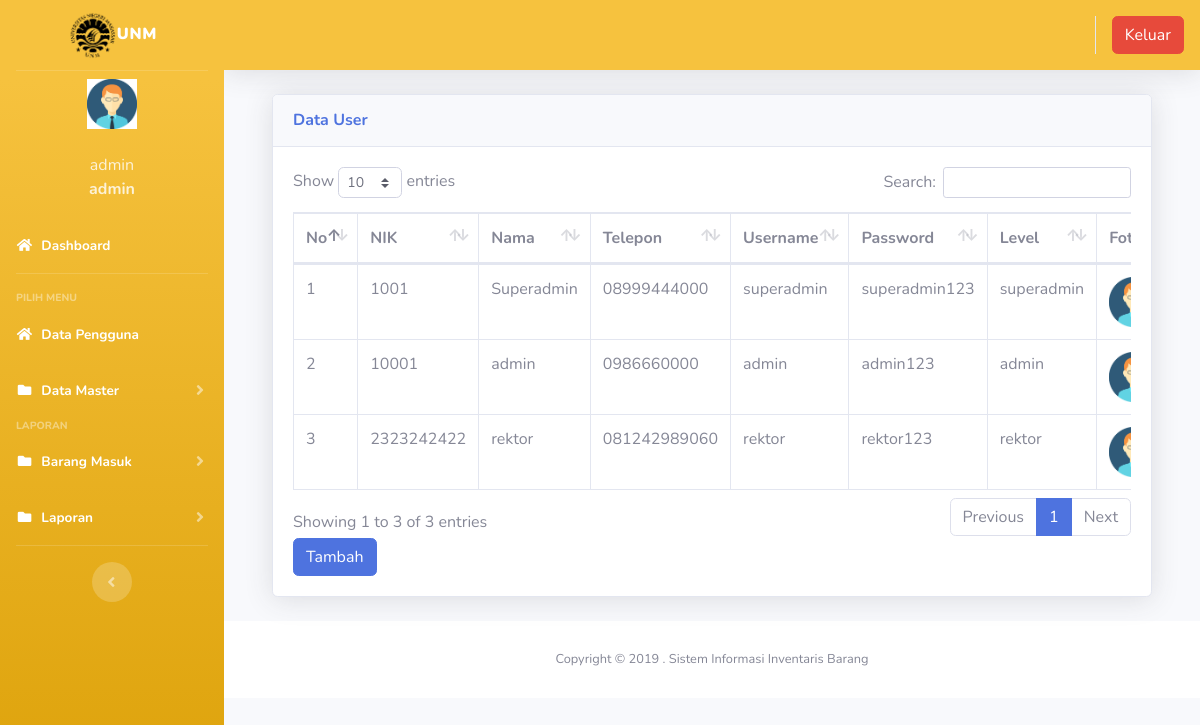
The page /index.php?page=pengguna (signed in) on the database its author committed.
### tables this page shows
CREATE TABLE `users` (
  `id` int(11) NOT NULL,
  `nik` varchar(10) NOT NULL,
  `nama` varchar(100) NOT NULL,
  `alamat` varchar(200) NOT NULL,
  `telepon` varchar(100) NOT NULL,
  `username` varchar(100) NOT NULL,
  `password` varchar(100) NOT NULL,
  `level` varchar(25) NOT NULL DEFAULT 'member',
  `foto` varchar(25) NOT NULL
);

### page/pengguna/pengguna2.php (the view, shortened to what this page needs)
<div class="container-fluid">
  <div class="card shadow mb-4">
    <div class="card-header py-3">
      <h6 class="m-0 font-weight-bold text-primary">Data User</h6>
    </div>
    <div class="card-body">
      <div class="table-responsive">
        <table class="table table-bordered" id="dataTable" width="100%" cellspacing="0">
        <thead>
                                <tr>
			<th>No</th>
			<th>NIK</th>
			<th>Nama</th>
			<th>Telepon</th>
			<th>Username</th>
                                    <th>Password</th>
                                    <th>Level</th>
                                    <th>Foto</th>
                                </tr>
		</thead>
          <tbody>
            <?php
	$no = 1;
	$sql = $koneksi->query("select * from users");
	while ($data = $sql->fetch_assoc()) {
	?>
                                <tr>
                                    <td><?php echo $no++; ?></td>
			<td><?php echo $data['nik'] ?></td>
			<td><?php echo $data['nama'] ?></td>
			<td><?php echo $data['telepon'] ?></td>
                                    <td><?php echo $data['username'] ?></td>
			<td><?php echo $data['password'] ?></td>
			<td><?php echo $data['level'] ?></td>
			<td><img src="img/<?php echo $data['foto'] ?>"width="50" height="50" alt=""> </td>
                                </tr>
	<?php }?>
		   </tbody>
                        </table>
<a href="?page=pengguna&aksi=tambahpengguna2" class="btn btn-primary" >Tambah</a>
      </div>
    </div>
  </div>
</div>

### index.php (shortened to what this page needs)
<?php
	$koneksi = new mysqli("localhost","root","","inventori");
	?>
<!DOCTYPE html>
<html lang="en">
<head>
  <link href="vendor/fontawesome-free/css/all.min.css" rel="stylesheet" type="text/css">
  <link href="css/sb-admin-2.min.css" rel="stylesheet">
  <link href="vendor/datatables/dataTables.bootstrap4.min.css" rel="stylesheet">
</head>
<body id="page-top">
  <div id="wrapper">
    <ul class="navbar-nav bg-gradient-warning sidebar sidebar-dark accordion" id="accordionSidebar">
      <a class="sidebar-brand d-flex align-items-center justify-content-center" href="index3.php">
        <div class="sidebar-brand-text mx-2"><img src="img/logounm.png" alt="" width="50px"><b>UNM</b></div>
      </a>
      <hr class="sidebar-divider my-0">
 <?php
   if ($_SESSION['admin']) {
	   $user = $_SESSION['admin'];
   }
   $sql =$koneksi->query("select * from users where id='$user'");
   $data = $sql->fetch_assoc();
   ?>
    <li class="d-flex align-items-center justify-content-center">
        <a class="nav-link">
		 <img src="img/<?php echo $data['foto']?>" class="img-circle" width="50" alt="User"/></a>
	  </li>
		 <li class="nav-item ">
        <a class="nav-link">
         	<div class="d-flex align-items-center justify-content-center" class="name">  <?php echo  $data['nama'];?></div></font>
			<div class="d-flex align-items-center justify-content-center" class="email"><strong> <?php echo $data['level'];?></strong></div>
		 </a>
      </li>
      <li class="nav-item active">
        <a class="nav-link" href="?page=home">
          <i class="fas fa-fw fa-home"></i>
          <span>Dashboard</span></a>
      </li>
      <hr class="sidebar-divider">
      <div class="sidebar-heading">
        Pilih Menu
      </div>
      <li class="nav-item active">
        <a class="nav-link" href="?page=pengguna">
          <i class="fas fa-fw fa-home"></i>
          <span>Data Pengguna</span></a>
      </li>
	   <li class="nav-item active">
        <a class="nav-link collapsed" href="#" data-toggle="collapse" data-target="#collapseData" aria-expanded="true" aria-controls="collapseData">
          <i class="fas fa-fw fa-folder"></i>
          <span>Data Master</span>
        </a>
      </li>
      <div class="sidebar-heading">
        Laporan
      </div>
      <li class="nav-item active">
        <a class="nav-link collapsed" href="#" data-toggle="collapse" data-target="#collapsePages" aria-expanded="true" aria-controls="collapsePages">
          <i class="fas fa-fw fa-folder"></i>
          <span>Barang Masuk</span>
        </a>
      </li>
	     <li class="nav-item active">
        <a class="nav-link collapsed" href="#" data-toggle="collapse" data-target="#collapseLaporan" aria-expanded="true" aria-controls="collapseLaporan">
          <i class="fas fa-fw fa-folder"></i>
          <span>Laporan</span>
        </a>
      </li>
      <hr class="sidebar-divider d-none d-md-block">
      <div class="text-center d-none d-md-inline">
        <button class="rounded-circle border-0" id="sidebarToggle"></button>
      </div>
    </ul>
    <div id="content-wrapper" class="d-flex flex-column">
      <div id="content">
        <nav class="navbar navbar-expand navbar-light bg-warning topbar mb-4 static-top shadow">
          <ul class="navbar-nav ml-auto">
            <li class="nav-item dropdown no-arrow">
			 <div class="top-menu">
        <ul class="nav pull-right top-menu">
		      <li><a onclick="return confirm('Apakah anda yakin akan logout?')" class="btn btn-danger" class="logout" href="logout.php">Keluar</a></li>
        </ul>
      </div>
            </li>
          </ul>
        </nav>
        <div class="container-fluid">
		 <section class="content">
		      <?php
			   $page = $_GET['page'];
			   $aksi = $_GET['aksi'];
			   	if ($page == "pengguna") {
				   if ($aksi == "") {
					   include "page/pengguna/pengguna2.php";
				   }
			   }
			   ?>
    </section>
</div>
      <footer class="sticky-footer bg-white">
        <div class="container my-auto">
          <div class="copyright text-center my-auto">
            <span>Copyright &copy; 2019 . Sistem Informasi Inventaris Barang</span>
          </div>
        </div>
      </footer>
    </div>
  </div>
  </div>
</body>
</html>

### rows shown on the page
users: foto (picture), nama "admin", level "admin", nik "10001", telepon "0986660000", username "admin", password "admin123"
users: nik "1001", nama "Superadmin", telepon "08999444000", username "superadmin", password "superadmin123", level "superadmin", foto (picture)
users: nik "2323242422", nama "rektor", telepon "081242989060", username "rektor", password "rektor123", level "rektor", foto (picture)
